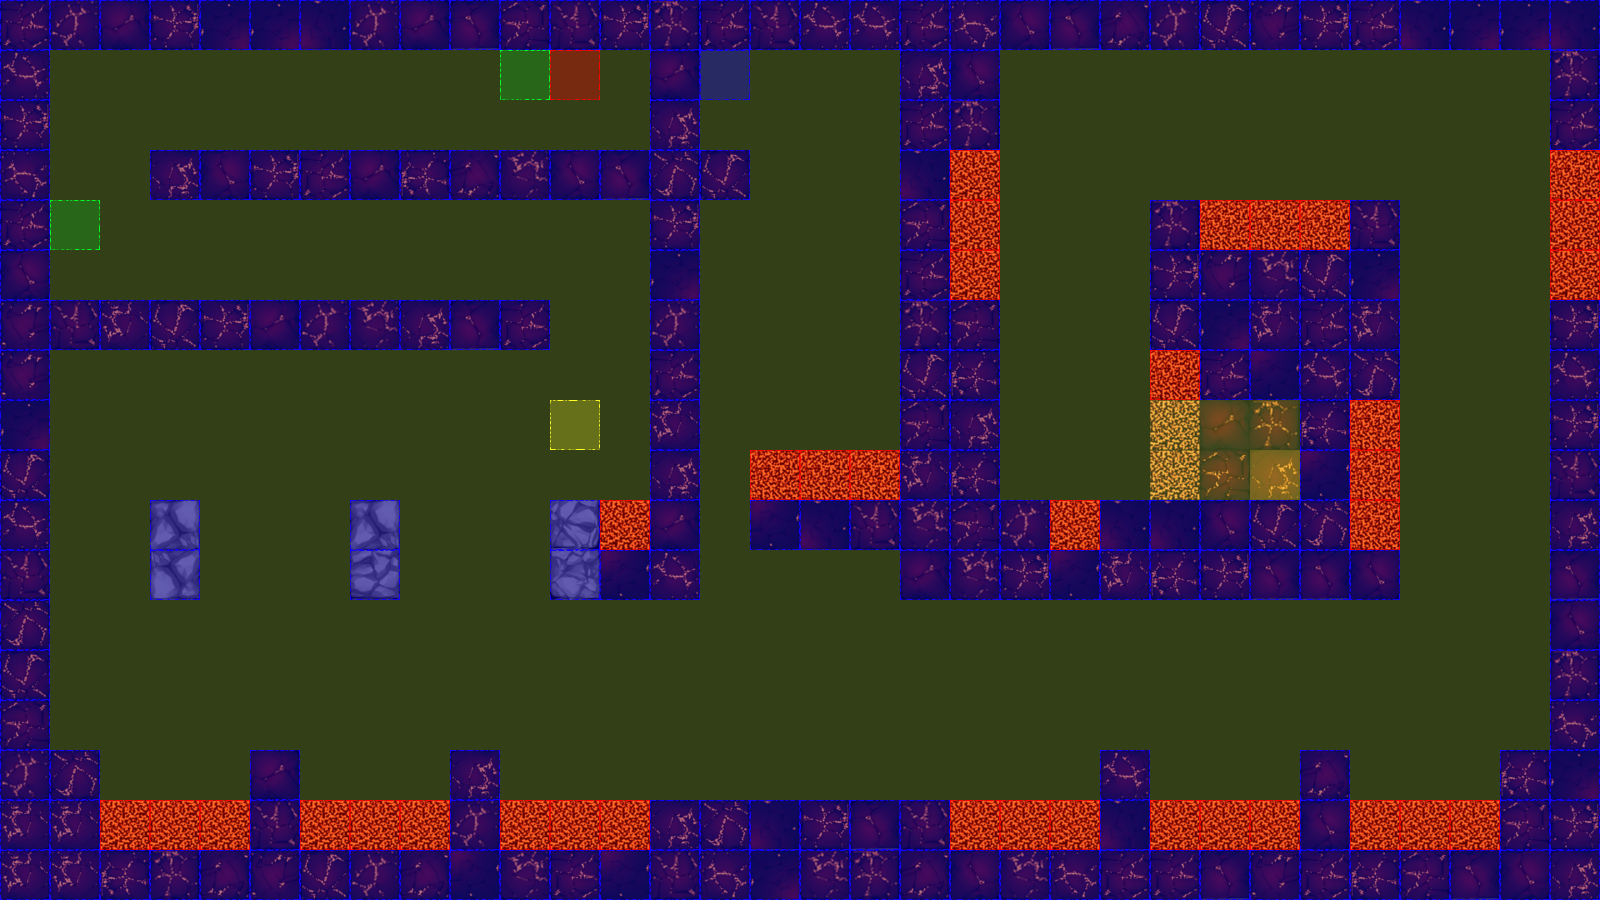

Rendered tile map (Tiled .tmx) drawn with the repository's tilesets; below, a short description and the map source with its tile grids summarised:
An orthogonal 32x18 tile map with 50x50 px tiles, 3 tile layers (terrain, collision, event), 2 tilesets.

<map version="1.0" orientation="orthogonal" renderorder="left-up" width="32" height="18" tilewidth="50" tileheight="50" nextobjectid="3">
 <tileset firstgid="1" name="dungeonTile.png" tilewidth="50" tileheight="50" tilecount="64" columns="8">
  <image source="tiles/dungeonTile.png" width="400" height="400" />
 </tileset>
 <tileset firstgid="65" name="collisionTile" tilewidth="50" tileheight="50" tilecount="12" columns="3">
  <image source="tiles/collisionTile.png" width="150" height="200" />
 </tileset>
 <layer name="terrain" width="32" height="18">
  <data>[576 cells, 246 non-empty, 29 distinct tile ids]</data>
 </layer>
 <layer name="collision" width="32" height="18">
  <data>[576 cells, 576 non-empty, 3 distinct tile ids]</data>
 </layer>
 <layer name="event" width="32" height="18">
  <data>[576 cells, 6 non-empty, 5 distinct tile ids]</data>
 </layer>
</map>
